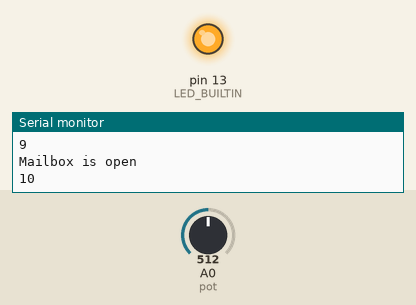
This sketch was run on a simulated Arduino Uno, built with avr-gcc and run on an emulated ATmega328P. Shown: output pins drawn as LEDs (lit = HIGH), the last lines printed to the serial monitor. The test bench sets the inputs (shaded band); at power-on: A0 (pot) = 512. No radio packets arrive unless stated.

Above: at 1.3 s.
1.4 s: A0 (pot) set to 0
At 2.4 s:
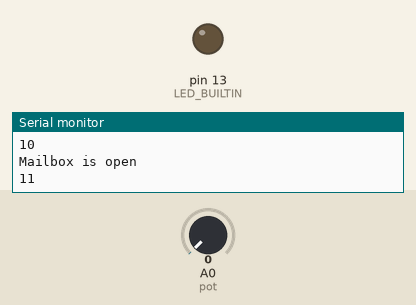
2.9 s: A0 (pot) set to 122
At 3.2 s:
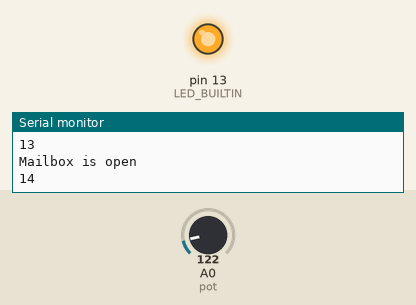
Timing chart, 0 to 5.9 s (numbered marks = the images above; inputs shaded):
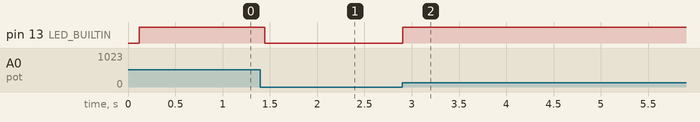

Measured:
- after the input at 1.4 s, pin 13 (LED_BUILTIN): HIGH → LOW after 0.05 s
- after the input at 2.9 s, pin 13 (LED_BUILTIN): LOW → HIGH at once

The sketch:

arduino_lora_transmitter.ino
```cpp
#include <SPI.h>
#include <LoRa.h>
int pot = A0;
byte msgCount = 0;        // count of outgoing messages
byte localAddress = 0xFF; // address of this device
byte destination = 0xBB;  // destination to send to

void setup()
{
  Serial.begin(19200);
  pinMode(pot, INPUT);

  pinMode(LED_BUILTIN, OUTPUT);
  digitalWrite(LED_BUILTIN, LOW);

  while (!Serial)
    ;
  Serial.println("Reset LoRa Sender");
  if (!LoRa.begin(868E6))
  { // or 915E6, the MHz speed of yout module
    Serial.println("Starting LoRa failed!");
    while (1)
      ;
  }
  delay(50);
  Serial.println("Succeeded Init LoRa Sender");
  delay(50);
}

void loop()
{
  bool is_open = analogRead(A0);
  if (is_open)
  {
    digitalWrite(LED_BUILTIN, HIGH);
    Serial.println("Mailbox is open");
    Serial.println(msgCount);
    LoRa.beginPacket();
    //LoRa.write(destination);              // add destination address
    //LoRa.write(localAddress);             // add sender address
    LoRa.write(msgCount);
    String outgoing = "Mailbox is open";
    LoRa.write(outgoing.length());
    LoRa.print(outgoing);
    LoRa.endPacket();
    delay(50);
    msgCount++;
  }
  else
  {
    digitalWrite(LED_BUILTIN, LOW);
    delay(10);
  }
}
```
